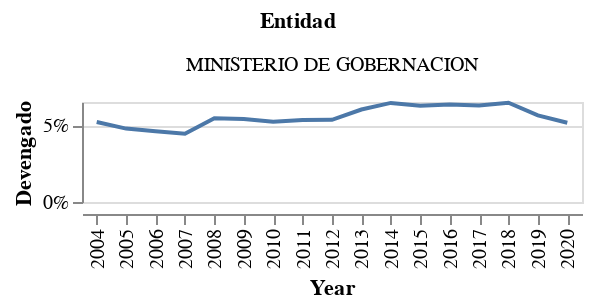

The notebook cell this image was saved under:
### Code cell
campo = "Devengado"
altair.Chart.from_dict(
{
  "$schema": "https://vega.github.io/schema/vega-lite/v4.json",
  "description": "Chart",
  "data": {
      "values":  temp
  },
          "mark": {"type": "line", "tooltip": True},
          "encoding": {
              "facet": {"field": "Entidad", "type": "ordinal", "columns": 3},
            "y": {
              "field": campo, 
              "type": "quantitative",
                "axis": {"format": "%", "title": campo}
            },
            "x": {"field": "Year", "type": "nominal"},
            "tooltip": [
              {"field": campo, "type": "quantitative", "title": campo, "format": ".2s"},
              {"field": "Entidad", "type": "nominal", "title": "Entidad"},
            ],

          },
  "width": 250, "height": 50,
  "resolve": {
      "axis": {"y": "independent"},
      "scale": {"y": "independent"},
  }
})

### Figure 1 — Vega-Lite specification as saved in the notebook (floating-point values rounded to 4 significant figures)
{"config": {"view": {"continuousWidth": 400, "continuousHeight": 300}}, "data": {"name": "data-bbfe3e9d800b180f56c82ed9bf2b7c19"}, "mark": {"type": "line", "tooltip": true}, "description": "Chart", "encoding": {"facet": {"type": "ordinal", "columns": 3, "field": "Entidad"}, "tooltip": [{"type": "quantitative", "field": "Devengado", "format": ".2s", "title": "Devengado"}, {"type": "nominal", "field": "Entidad", "title": "Entidad"}], "x": {"type": "nominal", "field": "Year"}, "y": {"type": "quantitative", "axis": {"format": "%", "title": "Devengado"}, "field": "Devengado"}}, "height": 50, "resolve": {"axis": {"y": "independent"}, "scale": {"y": "independent"}}, "width": 250, "$schema": "https://vega.github.io/schema/vega-lite/v4.json", "datasets": {"data-bbfe3e9d800b180f56c82ed9bf2b7c19": [{"Year": 2004.0, "Entidad": "MINISTERIO DE GOBERNACION", "Devengado": 0.05199}, {"Year": 2005.0, "Entidad": "MINISTERIO DE GOBERNACION", "Devengado": 0.0477}, {"Year": 2006.0, "Entidad": "MINISTERIO DE GOBERNACION", "Devengado": 0.04598}, {"Year": 2007.0, "Entidad": "MINISTERIO DE GOBERNACION", "Devengado": 0.04441}, {"Year": 2008.0, "Entidad": "MINISTERIO DE GOBERNACION", "Devengado": 0.05447}, {"Year": 2009.0, "Entidad": "MINISTERIO DE GOBERNACION", "Devengado": 0.05399}, {"Year": 2010.0, "Entidad": "MINISTERIO DE GOBERNACION", "Devengado": 0.05214}, {"Year": 2011.0, "Entidad": "MINISTERIO DE GOBERNACION", "Devengado": 0.05336}, {"Year": 2012.0, "Entidad": "MINISTERIO DE GOBERNACION", "Devengado": 0.05339}, {"Year": 2013.0, "Entidad": "MINISTERIO DE GOBERNACION", "Devengado": 0.06013}, {"Year": 2014.0, "Entidad": "MINISTERIO DE GOBERNACION", "Devengado": 0.0644}, {"Year": 2015.0, "Entidad": "MINISTERIO DE GOBERNACION", "Devengado": 0.0626}, {"Year": 2016.0, "Entidad": "MINISTERIO DE GOBERNACION", "Devengado": 0.06333}, {"Year": 2017.0, "Entidad": "MINISTERIO DE GOBERNACION", "Devengado": 0.06268}, {"Year": 2018.0, "Entidad": "MINISTERIO DE GOBERNACION", "Devengado": 0.06449}, {"Year": 2019.0, "Entidad": "MINISTERIO DE GOBERNACION", "Devengado": 0.05628}, {"Year": 2020.0, "Entidad": "MINISTERIO DE GOBERNACION", "Devengado": 0.05152}]}}
